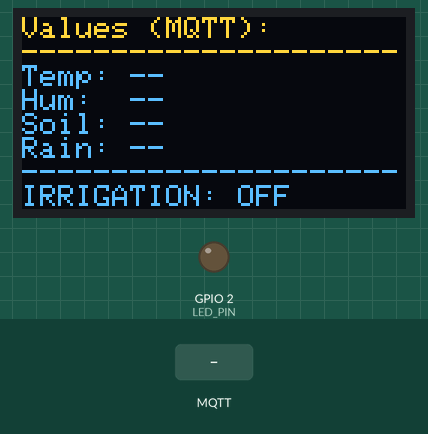
This sketch was run on a simulated ESP8266 (NodeMCU). On the bench: 128×64 one-colour display, output pins drawn as LEDs (lit = HIGH). The test bench sets the inputs (shaded band). The OLED is the two-colour kind (top 16 rows yellow); WiFi joins after 1.5 s; servers stay silent unless stated; no MQTT or app messages arrive unless stated; what the sketch prints to the serial monitor is not drawn.

Above: at 4.3 s.
4.4 s: MQTT message "5" arrives on the third subscribed topic
At 5.2 s:
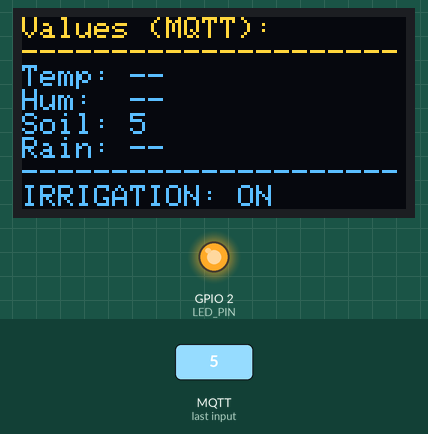
5.9 s: MQTT message "on" arrives on the first subscribed topic
At 6.9 s:
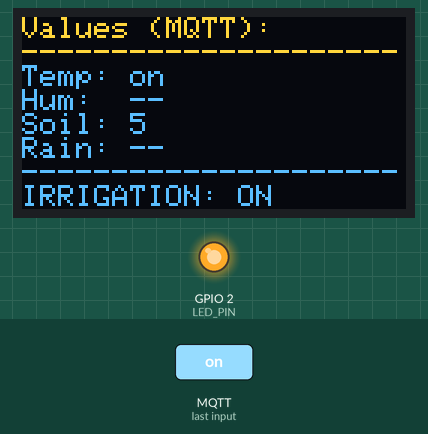
7.4 s: MQTT message "off" arrives on the first subscribed topic
At 8.1 s:
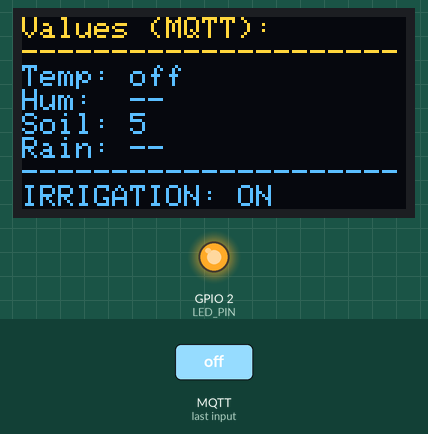
8.9 s: MQTT message "on" arrives on the second subscribed topic
At 9.2 s:
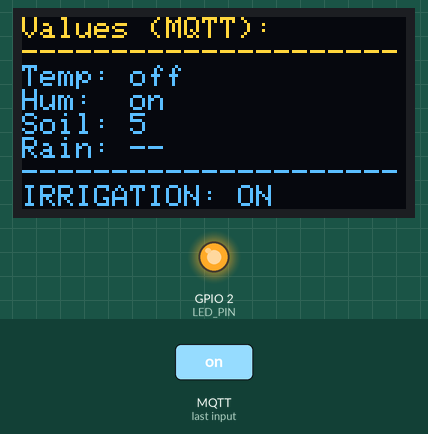
10.4 s: MQTT message "5" arrives on the first subscribed topic
At 11.5 s:
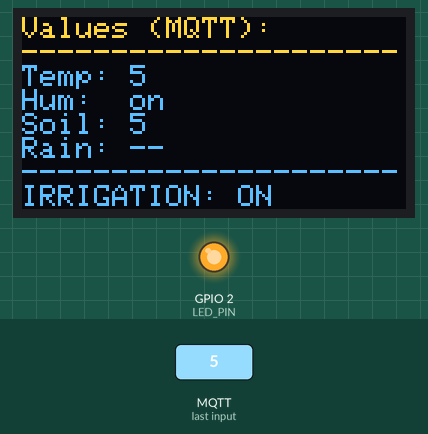
11.9 s: MQTT message "5" arrives on the second subscribed topic
At 12.7 s:
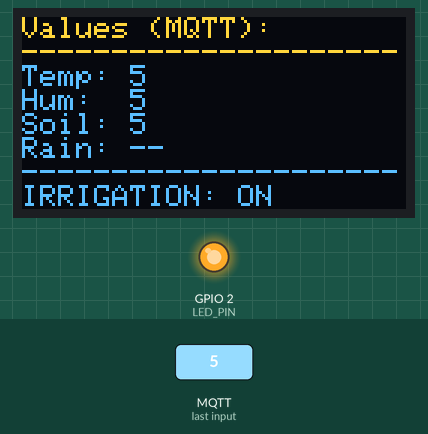
Timing chart, 0 to 25.9 s (numbered marks = the images above; inputs shaded):
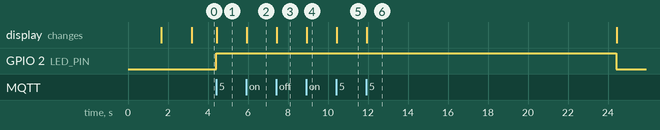

Measured:
- after the input at 4.4 s, GPIO 2 (LED_PIN): LOW → HIGH at once; the display: changes at once (image 1)
- after the input at 5.9 s, the display: changes at once (image 2)
- after the input at 7.4 s, the display: changes at once (image 3)
- after the input at 8.9 s, the display: changes at once (image 4)
- after the input at 10.4 s, the display: changes at once (image 5)
- after the input at 11.9 s, the display: changes at once (image 6)

The sketch:

SCREEN_PUMP.ino
```cpp
/*******************************************************
 * Ejemplo: ESP8266 + MQTT + OLED SSD1306 + LED irrigación
 *
 * - Se conecta a WiFi (ssid/password).
 * - Se conecta al broker MQTT (mqtt_server, mqtt_port, mqtt_user, mqtt_pass).
 * - Se suscribe a 4 tópicos: sensor/Temp, sensor/Hum, sensor/Soil, sensor/Rain.
 * - Muestra los valores en un OLED SSD1306 (128x64).
 * - Si Soil < 550 => Enciende un LED 1 min (simula irrigación), usando millis().
 * - No vuelve a encender hasta que llegue otro valor Soil que cumpla la condición.
 *******************************************************/

#include <ESP8266WiFi.h>
#include <PubSubClient.h>

// Librerías para el OLED
#include <Wire.h>
#include <Adafruit_GFX.h>
#include <Adafruit_SSD1306.h>

// --- Credenciales WiFi ---
const char* WIFI_SSID = "IoT-Network";
const char* WIFI_PASSWORD = "4ndr0m3d4";
// Set Static IP configuration
IPAddress local_IP(192, 168, 2, 3);
IPAddress gateway(192, 168, 2, 1);
IPAddress subnet(255, 255, 255, 0);
IPAddress primaryDNS(8, 8, 8, 8);


// --- Datos broker MQTT ---
const char* mqtt_server   = "192.168.2.1";
const int   mqtt_port     = 1883;
const char* mqtt_user     = "dayana";
const char* mqtt_pass     = "12345";

// Tópicos de interés
const char* topicTemp  = "sensor/Temp";
const char* topicHum   = "sensor/Hum";
const char* topicSoil  = "sensor/Soil";
const char* topicRain  = "sensor/Rain";

// --- Objetos para WiFi y MQTT ---
WiFiClient espClient;
PubSubClient client(espClient);

// --- Variables para almacenar los valores recibidos ---
String strTemp = "--";
String strHum  = "--";
String strSoil = "--";
String strRain = "--";

// --- Configuración OLED SSD1306 ---
#define SCREEN_WIDTH 128
#define SCREEN_HEIGHT 64
#define OLED_RESET    -1
Adafruit_SSD1306 display(SCREEN_WIDTH, SCREEN_HEIGHT, &Wire, OLED_RESET);

// --- Lógica de riego (LED) ---
const int SOIL_THRESHOLD = 550;         // Umbral para Soil
const int LED_PIN = 2;                 // Pin del LED (D4 en NodeMCU)
bool ledIsOn = false;                  // Indica si LED está encendido
unsigned long ledOnTime = 0;           // Cuándo se encendió
const unsigned long LED_DURATION = 20000; // 1 min (60000 ms)

// ------------------------------------------------------
// (1) Conectarse a WiFi
// ------------------------------------------------------
void setup_wifi() {
 Serial.print("Connecting to ");
  Serial.println(WIFI_SSID);
  WiFi.begin(WIFI_SSID, WIFI_PASSWORD);
  while (WiFi.status() != WL_CONNECTED) {
    if (!WiFi.config(local_IP, gateway, subnet, primaryDNS)) {
      Serial.println("STA Failed to configure");
    }
    delay(500);
    Serial.print(".");
  }
  Serial.println("\nWiFi connected, IP: ");
  Serial.println(WiFi.localIP());
}

// ------------------------------------------------------
// (2) Mostrar los datos en la pantalla
// ------------------------------------------------------
void displayValues() {
  display.clearDisplay();
  display.setTextSize(1);
  display.setTextColor(WHITE);
  display.setCursor(0, 0);

  display.println("Values (MQTT):");
  display.println("---------------------");

  display.print("Temp: ");
  display.println(strTemp);

  display.print("Hum:  ");
  display.println(strHum);

  display.print("Soil: ");
  display.println(strSoil);

  display.print("Rain: ");
  display.println(strRain);

  // Mostrar estado de riego (LED)
  display.println("---------------------");
  if (ledIsOn) {
    display.println("IRRIGATION: ON");
  } else {
    display.println("IRRIGATION: OFF");
  }

  display.display();
}

// ------------------------------------------------------
// (3) Callback al llegar un mensaje MQTT
// ------------------------------------------------------
void callback(char* topic, byte* payload, unsigned int length) {
  // Convertir payload a String
  String incoming;
  for (int i = 0; i < length; i++) {
    incoming += (char)payload[i];
  }
  incoming.trim();

  Serial.print("Mensaje [");
  Serial.print(topic);
  Serial.print("]: ");
  Serial.println(incoming);

  // Verificar a qué tópico pertenece
  if (String(topic) == topicTemp) {
    strTemp = incoming;
  }
  else if (String(topic) == topicHum) {
    strHum = incoming;
  }
  else if (String(topic) == topicSoil) {
    strSoil = incoming;

    // Convertir a entero para comparar
    int soilValue = incoming.toInt();
    Serial.print("Soil value: ");
    Serial.println(soilValue);

    // Encender LED si soilValue < 550 y LED está apagado
    if (!ledIsOn && soilValue < SOIL_THRESHOLD) {
      Serial.println("Soil < threshold => Riego ON por 1 min");
      digitalWrite(LED_PIN, HIGH);
      ledIsOn = true;
      ledOnTime = millis();
    }
  }
  else if (String(topic) == topicRain) {
    strRain = incoming;
  }

  // Actualizar OLED
  displayValues();
}

// ------------------------------------------------------
// (4) Reconectar MQTT
// ------------------------------------------------------
void reconnect() {
  while (!client.connected()) {
    Serial.print("Intentando conexión MQTT...");
    if (client.connect("ESP8266OledClient", mqtt_user, mqtt_pass)) {
      Serial.println("Conectado!");
      // Suscribirse a los tópicos
      client.subscribe(topicTemp);
      client.subscribe(topicHum);
      client.subscribe(topicSoil);
      client.subscribe(topicRain);
    } else {
      Serial.print("falló (rc=");
      Serial.print(client.state());
      Serial.println("). Reintentamos en 5s...");
      delay(5000);
    }
  }
}

// ------------------------------------------------------
// setup()
// ------------------------------------------------------
void setup() {
  Serial.begin(9600);
  delay(100);

  pinMode(LED_PIN, OUTPUT);
  digitalWrite(LED_PIN, LOW);  // Apagado inicialmente

  // (1) WiFi
  setup_wifi();

  // (2) MQTT
  client.setServer(mqtt_server, mqtt_port);
  client.setCallback(callback);

  // (3) Inicializar OLED
  if(!display.begin(SSD1306_SWITCHCAPVCC, 0x3C)) {
    Serial.println(F("Fallo al inicializar SSD1306"));
    while(1);
  }
  display.clearDisplay();
  display.setTextSize(2);
  display.setTextColor(WHITE);
  display.setCursor(0,0);
  display.println("LoRa");
  display.println("LEACH");
  display.println("PROJECT!");
  display.display();
  delay(1500);

  // Mostrar datos iniciales
  displayValues();
}

// ------------------------------------------------------
// loop()
// ------------------------------------------------------
void loop() {
  // Mantener conexión MQTT
  if (!client.connected()) {
    reconnect();
  }
  client.loop();

  // Revisar si LED está encendido y apagar tras 1 min
  if (ledIsOn) {
    unsigned long currentTime = millis();
    if (currentTime - ledOnTime >= LED_DURATION) {
      Serial.println("Apagando LED tras 1 min...");
      digitalWrite(LED_PIN, LOW);
      ledIsOn = false;
      // Actualizar OLED (opcional)
      displayValues();
    }
  }
}
```
